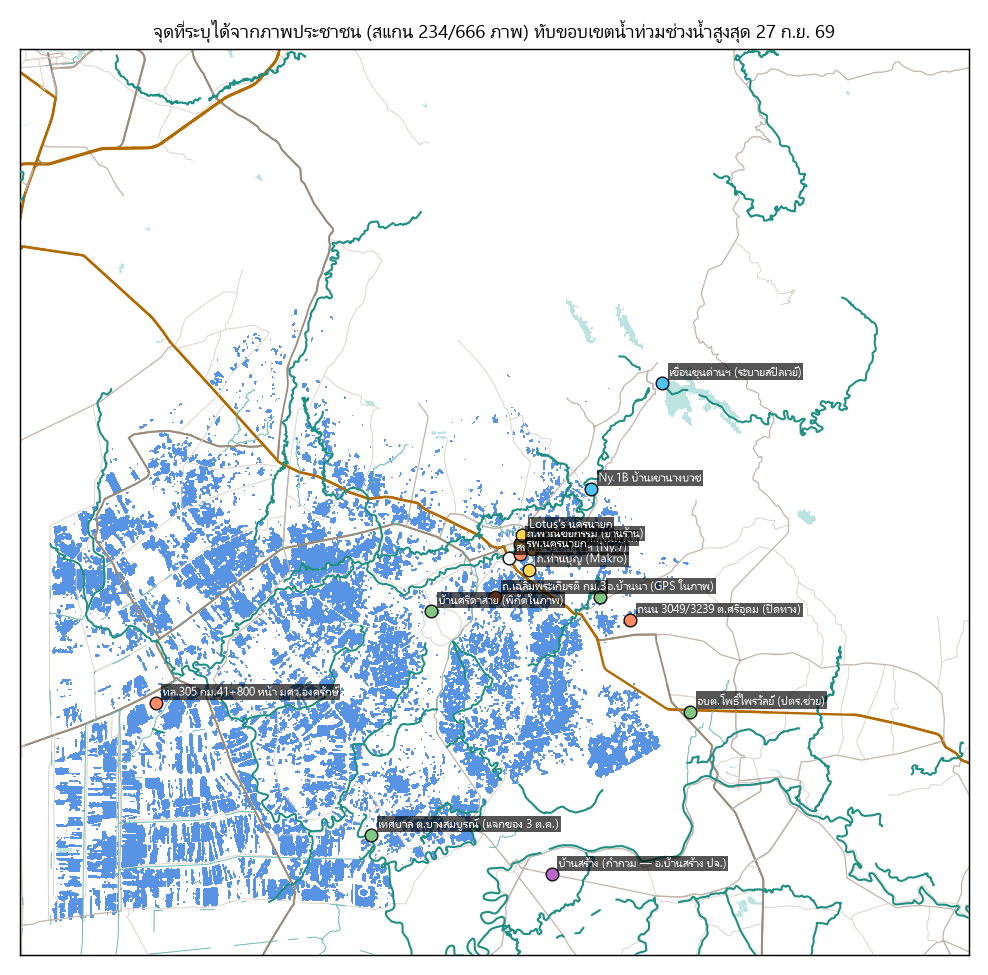

Write Python code to recreate this figure.
# แผนที่ทับซ้อน: จุดสังเกตจากภาพประชาชน (สแกน 234/666 ภาพ) บนแผนที่พีค 27 ก.ย.
# จุดจากแบตช์ 5-13 (ภาพ 65-222) — เขื่อนขุนด่านฯ (สปิลเวย์), ทล.305 กม.41+800 หน้า มศว.องครักษ์,
#   เทศบาล ต.บางสมบูรณ์ (แจกของ 3 ต.ค.) และ บ้านสร้าง (กำกวม — อ.บ้านสร้าง ปราจีนบุรี ใกล้นครนายก)
# แบตช์ 14 (ภาพ 223-234): ยังไม่เพิ่มหมุดใหม่ — แบตช์นี้ให้ "หลักฐานตัวเลข" (อินโฟกราฟิกเขื่อน 2 ต.ค. 12:00)
#   และ "ชื่อสถานที่ยืนยันได้แต่ยังไม่ยืนยันพิกัด" (วัดกลางคลองสามสิบ ต.บางปลากด อ.องครักษ์) จึงยังไม่ปักหมุดเพื่อไม่ให้พิกัดมั่ว
import sys, csv
sys.path.insert(0, "report")
import numpy as np
import matplotlib
matplotlib.use("Agg")
import matplotlib.pyplot as plt
from report_assets import draw_roads, draw_water   # noqa

DER = "data/13_sentinel1_copernicus/derived"
gr = __import__("json").load(open(f"{DER}/grid.json", encoding="utf-8"))
prov = np.load(f"{DER}/mask_province.npy")
mask = np.load(f"{DER}/flood_peak_27sep1828.npy")

# พิกัดจุดจากความมั่นใจสูง/ปานกลาง (lon, lat, ชื่อสั้น, สี)
pts = [
    (101.21931, 14.20048, "สพ.หน้าจวนผู้ว่าฯ (Ny.7)", "#ffffff"),
    (101.2345, 14.2065, "ประตูเมือง ถ.สุวินทวงศ์", "#ffd54f"),
    (101.2265, 14.2095, "ถ.พาณิชยกรรม (ย่านร้าน)", "#ffd54f"),
    (101.2265, 14.2030, "รพ.นครนายก", "#ff8a65"),
    (101.2280, 14.2155, "Lotus's นครนายก", "#ffd54f"),
    (101.2330, 14.1930, "ถ.ท่านบุญ (Makro)", "#ffd54f"),
    (101.2742, 14.2458, "Ny.1B บ้านเขานางบวช", "#4fc3f7"),
    (101.1678, 14.1658, "บ้านศรีดาสาย (พิกัดในภาพ)", "#81c784"),
    (101.28, 14.175, "อ.บ้านนา (GPS ในภาพ)", "#81c784"),
    (101.34, 14.10, "อบต.โพธิ์ไพรวัลย์ (ปตร.ช่วย)", "#81c784"),
    (101.21, 14.175, "ถ.เฉลิมพระเกียรติ กม.3", "#ff8a65"),
    (101.30, 14.16, "ถนน 3049/3239 ต.ศรีอุดม (ปิดทาง)", "#ff8a65"),
    (101.3214, 14.3147, "เขื่อนขุนด่านฯ (ระบายสปิลเวย์)", "#4fc3f7"),
    (100.984, 14.106, "ทล.305 กม.41+800 หน้า มศว.องครักษ์", "#ff8a65"),
    (101.1275, 14.0197, "เทศบาล ต.บางสมบูรณ์ (แจกของ 3 ต.ค.)", "#81c784"),
    (101.2478, 13.9941, "บ้านสร้าง (กำกวม — อ.บ้านสร้าง ปจ.)", "#ba68c8"),
]

fig, ax = plt.subplots(figsize=(7.6, 7.5), dpi=120)
ax.set_aspect(110.96 / (111.32 * np.cos(np.radians(14.24))))
ax.set_xlim(gr["x0"], gr["x1"]); ax.set_ylim(gr["y0"], gr["y1"])
ax.set_xticks([]); ax.set_yticks([])
show = np.where(mask & prov, 1.0, np.nan)
ax.imshow(show, extent=[gr["x0"], gr["x1"], gr["y0"], gr["y1"]], origin="upper",
          cmap=plt.matplotlib.colors.ListedColormap([(0.13, 0.44, 0.86, 0.75)]),
          vmin=0, vmax=1, interpolation="nearest", aspect="auto")
draw_water(ax); draw_roads(ax)
for lon, lat, name, c in pts:
    ax.plot(lon, lat, "o", ms=7, mfc=c, mec="#111", mew=0.8, zorder=8)
texts = [ax.annotate(name, xy=(lon, lat), xytext=(4, 4), textcoords="offset points",
                     fontsize=6.8, color="#fff", zorder=9,
                     bbox=dict(fc="#000000aa", ec="none", pad=0.8))
         for lon, lat, name, c in pts]
ax.set_title("จุดที่ระบุได้จากภาพประชาชน (สแกน 234/666 ภาพ) ทับขอบเขตน้ำท่วมพีค 27 ก.ย. 69", fontsize=10.5)
fig.tight_layout()
fig.savefig("analysis/album_geotag_map.png", dpi=130)
print("saved analysis/album_geotag_map.png | จุด:", len(pts))
